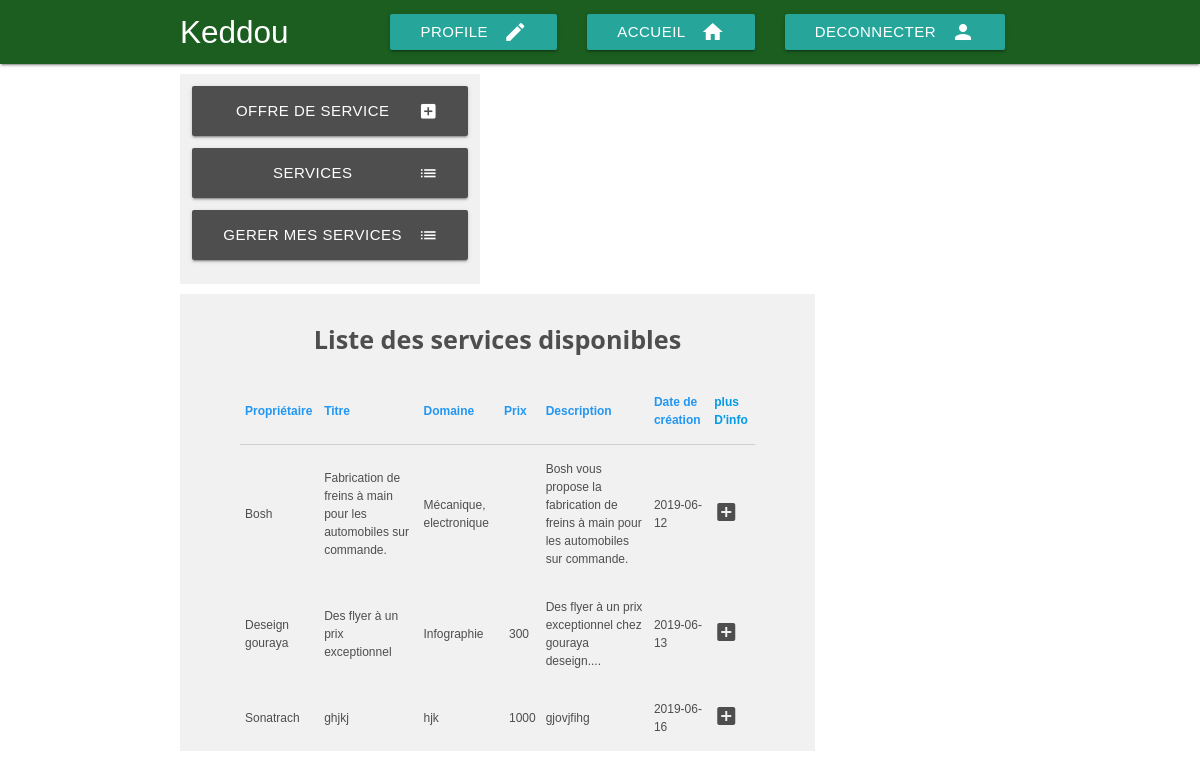
/asFreelance/index.php?page=serviceAffich (signed in), run on the app's committed database.
### tables this page shows
CREATE TABLE IF NOT EXISTS `services_added_by` (
  `Ent` varchar(30) DEFAULT NULL,
  `user` smallint(6) DEFAULT NULL,
  `id_service` int(11) NOT NULL,
  KEY `Ent` (`Ent`),
  KEY `id_service` (`id_service`),
  KEY `services_added_by_ibfk_3` (`user`)
);

CREATE TABLE IF NOT EXISTS `services` (
  `id_service` int(11) NOT NULL AUTO_INCREMENT,
  `name` varchar(255) NOT NULL,
  `type` varchar(80) NOT NULL,
  `descr` text NOT NULL,
  `prix` varchar(70) DEFAULT 'Not required',
  `date_a` datetime NOT NULL,
  PRIMARY KEY (`id_service`),
  KEY `id_service` (`id_service`)
);

### asFreelance/Free_functions/addAnn.func.php (called while the page is built, shortened)
<?php
function display_Service()
	{
		global $db;
		$req = $db->query("  SELECT b.Ent,b.user, b.id_service, a.name, a.type,a.descr,a.prix, a.date_a FROM services_added_by AS b, services AS a where a.id_service=b.id_service ORDER BY a.date_a");
		$results = [];
		while($response = $req->fetch())
		{
			$results[] = $response;
		}
		return $results;
	}
	?>

### asFreelance/Free_pages/serviceAffich.php (the view, shortened to what this page needs)
<?php
	include_once "Free_functions/addAnn.func.php";
?>
<div class="dashboardMenu">
  <a href="index.php?page=addOffer" class="waves-effect waves-light btn">Offre de service<i class="material-icons right">add_box</i></a>
  <a href="index.php?page=serviceAffich" class="waves-effect waves-light btn">Services<i class="material-icons right">list</i></a>
  <a href="index.php?page=affichage" class="waves-effect waves-light btn">gerer Mes Services<i class="material-icons right">list</i></a>
</div>
<div class="dashboardCoreA">
	<h1 class="flow-text" style="text-align: center;"><b>Liste des services disponibles</b></h1>
			<table class="highlight" style="font-size: 0.8em;">
		        <thead>
		          <tr class="blue-text text-darken">
		          	 <th>Propriétaire</th>
		              <th>Titre</th>
		              <th>Domaine</th>
		              <th>Prix</th>
		              <th>Description</th>
		              <th>Date de création</th>
		              <th><a class="ne"  href="#"  id="plusDinfo" ><b>plus D'info</b></a></th>
		          </tr>
		        </thead>
		        <?php
		foreach (display_Service() as $Service)
	{
		$namme=$_SESSION['Free_id'];
		if($namme!=$Service['user']){
		?>
		        <tbody>
		          <tr>  <?php if($Service['Ent']!=NULL){?>
		          	<td><?=$Service['Ent']?></td>
		          	<?php } ?>
		            <td><?=$Service['name']?></td>
		            <td> <?=$Service['type']?></td>
		            <td class="a1"> <?=$Service['prix']?></td>
		            <td><?=$Service['descr']?></td>
		            <td><?= date('Y-m-d', strtotime($Service['date_a']));?></td>
		            <td><i class="material-icons">add_box</i></td>
		          </tr>
		        </tbody>
		<?php
	}
}
					?>

### asFreelance/index.php (shortened to what this page needs)
<?php
if(isset($_SESSION['nam'])){
$pagess = scandir('Free_pages/');
if(isset($_GET['page']) AND !empty($_GET['page'])){
	if(in_array($_GET['page'].'.php', $pagess)){
		$page = $_GET['page'];
	}else{
		$page = "FreeError";
	}
}else{
	$page = "dashboard";
}
?>
<!DOCTYPE html>
<html>
<head>
	<link rel="stylesheet" type="text/css" href="../css/mycss.css">
	<link rel="stylesheet" href="../css/w3.css">
	<link rel="stylesheet" href="../css/mterialize.css">
</head>
<body>
	<?php
		include_once "Free_body/FreeNavigation.php";
	?>
	<div class="container">
	<?php
		include_once 'Free_pages/'.$page.'.php';
	?>
	</div>
<?php  }?>
</body>
</html>

### asFreelance/Free_body/FreeNavigation.php
<nav>
    <div class="nav-wrapper green darken-4">
    	<div class="container">
		      <a href="#!" class="brand-logo"><?php
		      $naom=$_SESSION['nam'];
		      print_r($naom);
		      ?></a>
		      <ul class="right hide-on-med-and-down">
		       <li> <a href="index.php?page=" class="waves-effect waves-light btn">Profile<i class="material-icons right">edit</i></a></li>
		        <li> <a href="index.php?page=" class="waves-effect waves-light btn">Accueil<i class="material-icons right">home</i></a></li>
		        <li><a href="index.php?page=logout" id="logout" class="waves-effect waves-light btn">Deconnecter<i class="material-icons right">person</i></a></li>
		      </ul>
		</div>
    </div>
  </nav>

### css/mycss.css (style rules this page uses)
.dashboardMenu { display: inline-block; background-color: #f1f1f1; padding:12px; width: 300px; vertical-align: top; margin-top: 10px; }
.dashboardMenu .btn { width:276px; height:50px; line-height: 50px; margin-bottom: 12px; background-color: #4e4e4e; }
.dashboardCoreA { display: inline-block; background-color: #f1f1f1; color: #4e4e4e; padding-left: 60px; padding-right: 60px; width: 635px; vertical-align: top; margin-top: 10px; }
.a1 { padding-left: 10px; }
.material-icons { font-family: 'Material Icons'; font-weight: normal; font-style: normal; font-size: 24px; display: inline-block; line-height: 1; text-transform: none; letter-spacing: normal; word-wrap: normal; white-space: nowrap; direction: ltr; -webkit-font-smoothing: antialiased; text-rendering: optimizeLegibility; -moz-osx-font-smoothing: grayscale; font-feature-settings: 'liga'; }

### css/w3.css (style rules this page uses)
*,*:before,*:after { box-sizing:inherit }
html { -ms-text-size-adjust:100%;-webkit-text-size-adjust:100% }
body { margin:0 }
article,aside,details,figcaption,figure,footer,header,main,menu,nav,section,summary { display:block }
a { background-color:transparent;-webkit-text-decoration-skip:objects }
html,body { font-family:Verdana,sans-serif;font-size:15px;line-height:1.5 }
html { overflow-x:hidden }
h1 { font-size:36px }
h1,h2,h3,h4,h5,h6 { font-family:"Segoe UI",Arial,sans-serif;font-weight:400;margin:10px 0 }
a { color:inherit }

### data on the page
services_added_by: Ent "Bosh", id_service.name "Fabrication de freins à main pour les automobiles sur commande.", id_service.type "Mécanique, electronique", id_service.descr "Bosh vous propose la fabrication de freins à main pour les automobiles sur commande.", id_service.date_a "2019-06-12"
services_added_by: Ent "Deseign gouraya", id_service.name "Des flyer à un prix exceptionnel", id_service.type "Infographie", id_service.prix "300", id_service.descr "Des flyer à un prix exceptionnel chez gouraya deseign....", id_service.date_a "2019-06-13"
services_added_by: Ent "Sonatrach", id_service.name "ghjkj", id_service.type "hjk", id_service.prix "1000", id_service.descr "gjovjfihg", id_service.date_a "2019-06-16"
